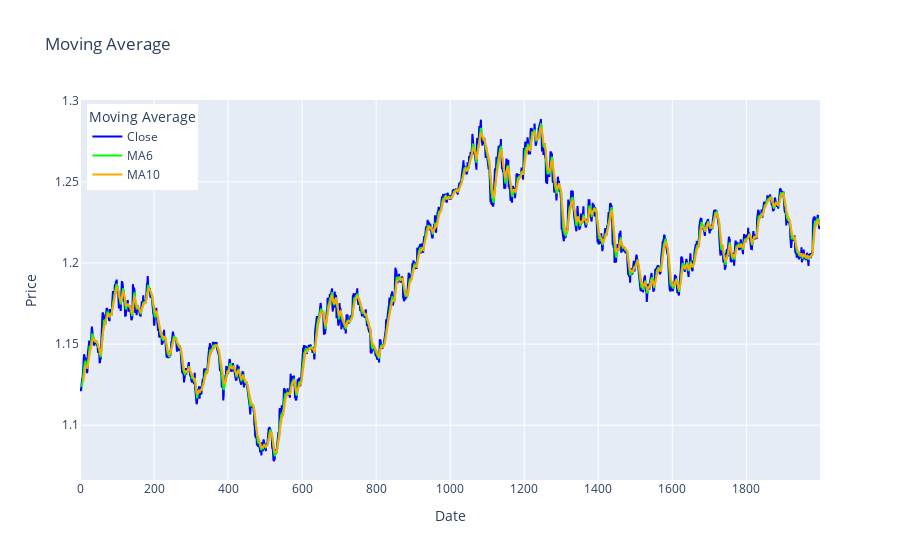

The notebook cell saved with this chart:
### Code cell
from apply_backtesting import backtester
financial_data = moving_average(financial_data,record_to_plot=2000,dates=[6,10])
bt,stats = backtester(financial_data)
print(stats)

### Figure 1 — Plotly figure (JSON) as saved in the notebook; plotly's stock layout.template omitted (floating-point values rounded to 4 significant figures; data arrays with more than 128 entries replaced by an {"elided": "..."} marker saying what was removed)
{"data": [{"line": {"color": "blue"}, "name": "Close", "type": "scatter", "x": {"elided": "2000 int values"}, "y": {"elided": "2000 float values"}}, {"line": {"color": "lime"}, "name": "MA6", "type": "scatter", "x": {"elided": "2000 int values"}, "y": {"elided": "2000 float values"}}, {"line": {"color": "orange"}, "name": "MA10", "type": "scatter", "x": {"elided": "2000 int values"}, "y": {"elided": "2000 float values"}}], "layout": {"legend": {"title": {"text": "Moving Average"}, "x": 0.01, "xanchor": "left", "y": 0.99, "yanchor": "top"}, "title": {"text": "Moving Average"}, "xaxis": {"rangeslider": {"visible": false}, "title": {"text": "Date"}}, "yaxis": {"title": {"text": "Price"}}}}
